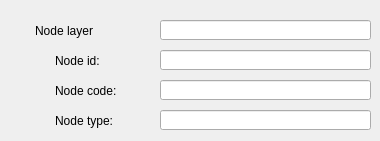
       <widget class="QWidget" name="tab_13">
        <attribute name="title">
         <string>Node</string>
        </attribute>
        <widget class="QLabel" name="label_node_layer">
         <property name="geometry">
          <rect>
           <x>35</x>
           <y>20</y>
           <width>171</width>
           <height>22</height>
          </rect>
         </property>
         <property name="font">
          <font>
           <pointsize>9</pointsize>
          </font>
         </property>
         <property name="frameShape">
          <enum>QFrame::NoFrame</enum>
         </property>
         <property name="frameShadow">
          <enum>QFrame::Plain</enum>
         </property>
         <property name="text">
          <string>Node layer</string>
         </property>
         <property name="textFormat">
          <enum>Qt::AutoText</enum>
         </property>
         <property name="scaledContents">
          <bool>false</bool>
         </property>
         <property name="alignment">
          <set>Qt::AlignLeading|Qt::AlignLeft|Qt::AlignVCenter</set>
         </property>
         <property name="margin">
          <number>3</number>
         </property>
        </widget>
        <widget class="QLabel" name="label_node_id">
         <property name="geometry">
          <rect>
           <x>55</x>
           <y>50</y>
           <width>151</width>
           <height>22</height>
          </rect>
         </property>
         <property name="font">
          <font>
           <pointsize>9</pointsize>
          </font>
         </property>
         <property name="frameShape">
          <enum>QFrame::NoFrame</enum>
         </property>
         <property name="frameShadow">
          <enum>QFrame::Plain</enum>
         </property>
         <property name="text">
          <string>Node id:</string>
         </property>
         <property name="textFormat">
          <enum>Qt::AutoText</enum>
         </property>
         <property name="scaledContents">
          <bool>false</bool>
         </property>
         <property name="alignment">
          <set>Qt::AlignLeading|Qt::AlignLeft|Qt::AlignVCenter</set>
         </property>
         <property name="margin">
          <number>3</number>
         </property>
        </widget>
        <widget class="QLabel" name="label_node_code">
         <property name="geometry">
          <rect>
           <x>55</x>
           <y>80</y>
           <width>151</width>
           <height>22</height>
          </rect>
         </property>
         <property name="font">
          <font>
           <pointsize>9</pointsize>
          </font>
         </property>
         <property name="frameShape">
          <enum>QFrame::NoFrame</enum>
         </property>
         <property name="frameShadow">
          <enum>QFrame::Plain</enum>
         </property>
         <property name="text">
          <string>Node code:</string>
         </property>
         <property name="textFormat">
          <enum>Qt::AutoText</enum>
         </property>
         <property name="scaledContents">
          <bool>false</bool>
         </property>
         <property name="alignment">
          <set>Qt::AlignLeading|Qt::AlignLeft|Qt::AlignVCenter</set>
         </property>
         <property name="margin">
          <number>3</number>
         </property>
        </widget>
        <widget class="QLineEdit" name="node_code">
         <property name="geometry">
          <rect>
           <x>160</x>
           <y>80</y>
           <width>211</width>
           <height>20</height>
          </rect>
         </property>
         <property name="text">
          <string/>
         </property>
        </widget>
        <widget class="QLineEdit" name="node_layer">
         <property name="geometry">
          <rect>
           <x>160</x>
           <y>20</y>
           <width>211</width>
           <height>20</height>
          </rect>
         </property>
         <property name="text">
          <string/>
         </property>
        </widget>
        <widget class="QLineEdit" name="node_id">
         <property name="geometry">
          <rect>
           <x>160</x>
           <y>50</y>
           <width>211</width>
           <height>20</height>
          </rect>
         </property>
         <property name="text">
          <string/>
         </property>
        </widget>
        <widget class="QLineEdit" name="node_type">
         <property name="geometry">
          <rect>
           <x>160</x>
           <y>110</y>
           <width>211</width>
           <height>20</height>
          </rect>
         </property>
         <property name="text">
          <string/>
         </property>
        </widget>
        <widget class="QLabel" name="label_node_type">
         <property name="geometry">
          <rect>
           <x>55</x>
           <y>110</y>
           <width>151</width>
           <height>22</height>
          </rect>
         </property>
         <property name="font">
          <font>
           <pointsize>9</pointsize>
          </font>
         </property>
         <property name="frameShape">
          <enum>QFrame::NoFrame</enum>
         </property>
         <property name="frameShadow">
          <enum>QFrame::Plain</enum>
         </property>
         <property name="text">
          <string>Node type:</string>
         </property>
         <property name="textFormat">
          <enum>Qt::AutoText</enum>
         </property>
         <property name="scaledContents">
          <bool>false</bool>
         </property>
         <property name="alignment">
          <set>Qt::AlignLeading|Qt::AlignLeft|Qt::AlignVCenter</set>
         </property>
         <property name="margin">
          <number>3</number>
         </property>
        </widget>
       </widget>
